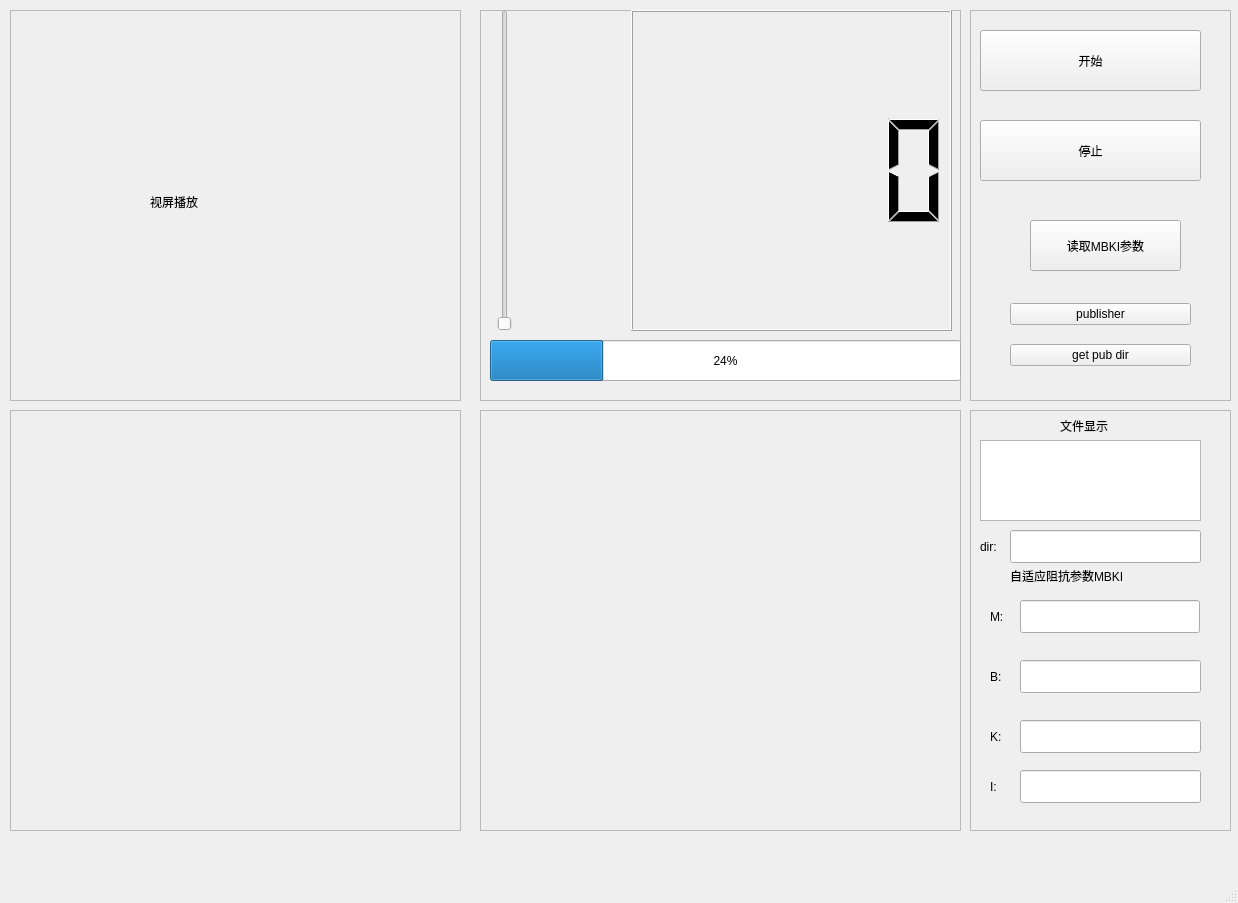
<?xml version="1.0" encoding="UTF-8"?>
<ui version="4.0">
 <class>MainWindow</class>
 <widget class="QMainWindow" name="MainWindow">
  <property name="geometry">
   <rect>
    <x>0</x>
    <y>0</y>
    <width>1238</width>
    <height>903</height>
   </rect>
  </property>
  <property name="windowTitle">
   <string>MainWindow</string>
  </property>
  <property name="iconSize">
   <size>
    <width>16</width>
    <height>16</height>
   </size>
  </property>
  <property name="animated">
   <bool>false</bool>
  </property>
  <widget class="QWidget" name="centralwidget">
   <widget class="QWidget" name="horizontalLayoutWidget">
    <property name="geometry">
     <rect>
      <x>10</x>
      <y>10</y>
      <width>451</width>
      <height>391</height>
     </rect>
    </property>
    <layout class="QHBoxLayout" name="horizontalLayout">
     <item>
      <widget class="QFrame" name="frame_2">
       <property name="frameShape">
        <enum>QFrame::StyledPanel</enum>
       </property>
       <property name="frameShadow">
        <enum>QFrame::Raised</enum>
       </property>
       <widget class="QLabel" name="label_v">
        <property name="geometry">
         <rect>
          <x>140</x>
          <y>180</y>
          <width>89</width>
          <height>23</height>
         </rect>
        </property>
        <property name="text">
         <string>视屏播放</string>
        </property>
       </widget>
      </widget>
     </item>
    </layout>
   </widget>
   <widget class="QWidget" name="horizontalLayoutWidget_2">
    <property name="geometry">
     <rect>
      <x>10</x>
      <y>410</y>
      <width>451</width>
      <height>421</height>
     </rect>
    </property>
    <layout class="QHBoxLayout" name="horizontalLayout_2">
     <item>
      <widget class="QFrame" name="frame_3">
       <property name="frameShape">
        <enum>QFrame::StyledPanel</enum>
       </property>
       <property name="frameShadow">
        <enum>QFrame::Raised</enum>
       </property>
      </widget>
     </item>
    </layout>
   </widget>
   <widget class="QWidget" name="horizontalLayoutWidget_5">
    <property name="geometry">
     <rect>
      <x>480</x>
      <y>410</y>
      <width>481</width>
      <height>421</height>
     </rect>
    </property>
    <layout class="QHBoxLayout" name="horizontalLayout_5">
     <item>
      <widget class="QFrame" name="frame">
       <property name="frameShape">
        <enum>QFrame::StyledPanel</enum>
       </property>
       <property name="frameShadow">
        <enum>QFrame::Raised</enum>
       </property>
      </widget>
     </item>
    </layout>
   </widget>
   <widget class="QWidget" name="horizontalLayoutWidget_6">
    <property name="geometry">
     <rect>
      <x>480</x>
      <y>10</y>
      <width>481</width>
      <height>391</height>
     </rect>
    </property>
    <layout class="QHBoxLayout" name="horizontalLayout_6">
     <item>
      <widget class="QFrame" name="frame_4">
       <property name="frameShape">
        <enum>QFrame::StyledPanel</enum>
       </property>
       <property name="frameShadow">
        <enum>QFrame::Raised</enum>
       </property>
       <widget class="QLCDNumber" name="lcdNumber">
        <property name="geometry">
         <rect>
          <x>151</x>
          <y>0</y>
          <width>321</width>
          <height>321</height>
         </rect>
        </property>
       </widget>
       <widget class="QSlider" name="verticalSlider">
        <property name="geometry">
         <rect>
          <x>10</x>
          <y>0</y>
          <width>29</width>
          <height>321</height>
         </rect>
        </property>
        <property name="orientation">
         <enum>Qt::Vertical</enum>
        </property>
       </widget>
       <widget class="QProgressBar" name="progressBar">
        <property name="geometry">
         <rect>
          <x>10</x>
          <y>330</y>
          <width>471</width>
          <height>41</height>
         </rect>
        </property>
        <property name="value">
         <number>24</number>
        </property>
       </widget>
      </widget>
     </item>
    </layout>
   </widget>
   <widget class="QWidget" name="verticalLayoutWidget">
    <property name="geometry">
     <rect>
      <x>970</x>
      <y>410</y>
      <width>261</width>
      <height>421</height>
     </rect>
    </property>
    <layout class="QVBoxLayout" name="verticalLayout">
     <item>
      <widget class="QFrame" name="frame_6">
       <property name="frameShape">
        <enum>QFrame::StyledPanel</enum>
       </property>
       <property name="frameShadow">
        <enum>QFrame::Raised</enum>
       </property>
       <widget class="QLabel" name="label">
        <property name="geometry">
         <rect>
          <x>90</x>
          <y>0</y>
          <width>81</width>
          <height>31</height>
         </rect>
        </property>
        <property name="text">
         <string>文件显示</string>
        </property>
       </widget>
       <widget class="QLabel" name="label_2">
        <property name="geometry">
         <rect>
          <x>40</x>
          <y>150</y>
          <width>191</width>
          <height>31</height>
         </rect>
        </property>
        <property name="text">
         <string>自适应阻抗参数MBKI</string>
        </property>
       </widget>
       <widget class="QLabel" name="label_4">
        <property name="geometry">
         <rect>
          <x>20</x>
          <y>190</y>
          <width>21</width>
          <height>33</height>
         </rect>
        </property>
        <property name="text">
         <string>M:</string>
        </property>
       </widget>
       <widget class="QLineEdit" name="lineEdit_b">
        <property name="geometry">
         <rect>
          <x>50</x>
          <y>250</y>
          <width>181</width>
          <height>33</height>
         </rect>
        </property>
       </widget>
       <widget class="QLabel" name="label_5">
        <property name="geometry">
         <rect>
          <x>20</x>
          <y>310</y>
          <width>21</width>
          <height>33</height>
         </rect>
        </property>
        <property name="text">
         <string>K:</string>
        </property>
       </widget>
       <widget class="QLineEdit" name="lineEdit_k">
        <property name="geometry">
         <rect>
          <x>50</x>
          <y>310</y>
          <width>181</width>
          <height>33</height>
         </rect>
        </property>
       </widget>
       <widget class="QLabel" name="label_6">
        <property name="geometry">
         <rect>
          <x>20</x>
          <y>360</y>
          <width>16</width>
          <height>33</height>
         </rect>
        </property>
        <property name="text">
         <string>I:</string>
        </property>
       </widget>
       <widget class="QLineEdit" name="lineEdit_i">
        <property name="geometry">
         <rect>
          <x>50</x>
          <y>360</y>
          <width>181</width>
          <height>33</height>
         </rect>
        </property>
       </widget>
       <widget class="QLineEdit" name="lineEdit_m">
        <property name="geometry">
         <rect>
          <x>50</x>
          <y>190</y>
          <width>180</width>
          <height>33</height>
         </rect>
        </property>
       </widget>
       <widget class="QLabel" name="label_7">
        <property name="geometry">
         <rect>
          <x>20</x>
          <y>250</y>
          <width>21</width>
          <height>33</height>
         </rect>
        </property>
        <property name="text">
         <string>B:</string>
        </property>
       </widget>
       <widget class="QTextEdit" name="textEdit">
        <property name="geometry">
         <rect>
          <x>10</x>
          <y>30</y>
          <width>221</width>
          <height>81</height>
         </rect>
        </property>
       </widget>
       <widget class="QLabel" name="label_8">
        <property name="geometry">
         <rect>
          <x>10</x>
          <y>120</y>
          <width>31</width>
          <height>33</height>
         </rect>
        </property>
        <property name="text">
         <string>dir:</string>
        </property>
       </widget>
       <widget class="QLineEdit" name="lineEdit_dir">
        <property name="geometry">
         <rect>
          <x>40</x>
          <y>120</y>
          <width>191</width>
          <height>33</height>
         </rect>
        </property>
       </widget>
       <zorder>label</zorder>
       <zorder>label_2</zorder>
       <zorder>lineEdit_m</zorder>
       <zorder>label_4</zorder>
       <zorder>lineEdit_b</zorder>
       <zorder>label_7</zorder>
       <zorder>label_5</zorder>
       <zorder>lineEdit_k</zorder>
       <zorder>label_6</zorder>
       <zorder>lineEdit_i</zorder>
       <zorder>textEdit</zorder>
       <zorder>label_8</zorder>
       <zorder>lineEdit_dir</zorder>
      </widget>
     </item>
    </layout>
   </widget>
   <widget class="QWidget" name="verticalLayoutWidget_2">
    <property name="geometry">
     <rect>
      <x>970</x>
      <y>10</y>
      <width>261</width>
      <height>391</height>
     </rect>
    </property>
    <layout class="QVBoxLayout" name="verticalLayout_2">
     <item>
      <widget class="QFrame" name="frame_5">
       <property name="frameShape">
        <enum>QFrame::StyledPanel</enum>
       </property>
       <property name="frameShadow">
        <enum>QFrame::Raised</enum>
       </property>
       <widget class="QPushButton" name="beginButton">
        <property name="geometry">
         <rect>
          <x>10</x>
          <y>20</y>
          <width>221</width>
          <height>61</height>
         </rect>
        </property>
        <property name="text">
         <string>开始</string>
        </property>
        <property name="iconSize">
         <size>
          <width>16</width>
          <height>16</height>
         </size>
        </property>
        <property name="autoRepeat">
         <bool>false</bool>
        </property>
        <property name="autoExclusive">
         <bool>false</bool>
        </property>
        <property name="autoRepeatDelay">
         <number>400</number>
        </property>
        <property name="autoRepeatInterval">
         <number>200</number>
        </property>
        <property name="autoDefault">
         <bool>true</bool>
        </property>
        <property name="flat">
         <bool>false</bool>
        </property>
       </widget>
       <widget class="QPushButton" name="endbutton">
        <property name="geometry">
         <rect>
          <x>10</x>
          <y>110</y>
          <width>221</width>
          <height>61</height>
         </rect>
        </property>
        <property name="text">
         <string>停止</string>
        </property>
        <property name="autoDefault">
         <bool>true</bool>
        </property>
       </widget>
       <widget class="QPushButton" name="readButton">
        <property name="geometry">
         <rect>
          <x>60</x>
          <y>210</y>
          <width>151</width>
          <height>51</height>
         </rect>
        </property>
        <property name="text">
         <string>读取MBKI参数</string>
        </property>
        <property name="autoDefault">
         <bool>true</bool>
        </property>
        <property name="default">
         <bool>false</bool>
        </property>
       </widget>
       <widget class="QWidget" name="layoutWidget">
        <property name="geometry">
         <rect>
          <x>40</x>
          <y>280</y>
          <width>181</width>
          <height>91</height>
         </rect>
        </property>
        <layout class="QVBoxLayout" name="verticalLayout_3">
         <item>
          <widget class="QPushButton" name="pubButton">
           <property name="text">
            <string>publisher</string>
           </property>
           <property name="autoDefault">
            <bool>true</bool>
           </property>
          </widget>
         </item>
         <item>
          <widget class="QPushButton" name="readDirButton">
           <property name="text">
            <string>get pub dir</string>
           </property>
           <property name="autoDefault">
            <bool>true</bool>
           </property>
          </widget>
         </item>
        </layout>
       </widget>
      </widget>
     </item>
    </layout>
   </widget>
  </widget>
  <widget class="QMenuBar" name="menubar">
   <property name="geometry">
    <rect>
     <x>0</x>
     <y>0</y>
     <width>1238</width>
     <height>35</height>
    </rect>
   </property>
   <property name="defaultUp">
    <bool>false</bool>
   </property>
  </widget>
  <widget class="QStatusBar" name="statusbar"/>
 </widget>
 <resources/>
 <connections/>
</ui>
